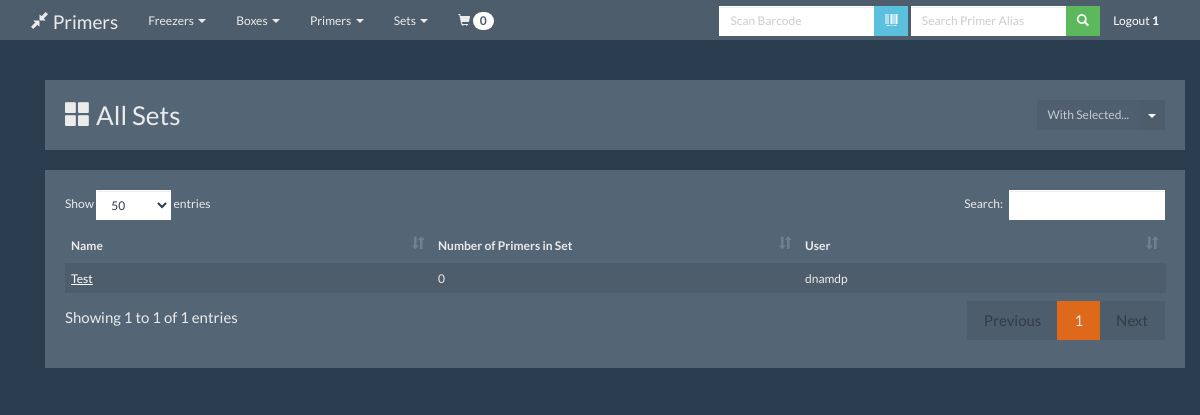
The app's page /set/view (signed in), older data.
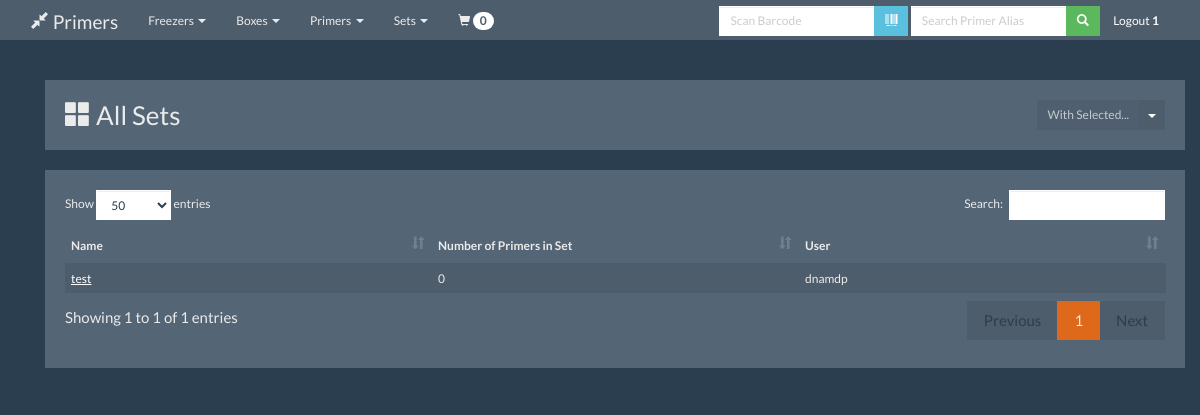
The same page, newer data.
### app/models.py (models this page shows, shortened)
class Sets(db.Model):
    id = db.Column(db.Integer, primary_key=True)
    name = db.Column(db.String(20), unique=False)
    date = db.Column(db.String(20), unique=False)
    user = db.Column(db.Integer, db.ForeignKey('users.id'), nullable=False)
    current = db.Column(db.Integer, unique=False)
    user_rel = db.relationship("Users", lazy='joined', foreign_keys=[user])
    def __repr__(self):
        return '<Set %r>' % (self.name)

class Users(db.Model):
    id = db.Column(db.Integer, primary_key=True)
    username = db.Column(db.String(20), unique=False)
    admin = db.Column(db.Integer)

### app/mod_set/views.py (the view)
@set.route('/view', methods=['GET', 'POST'])
@login_required
@admin_required
def view_sets(message=None,modifier=None):
    sets = s.query(Sets, func.count(SetMembers.id)).outerjoin(SetMembers).filter(Sets.current == 1).group_by(Sets).all()
    print sets
    return render_template('view_sets.html',sets=sets,message=message,modifier=modifier)

### app/mod_admin/queries.py (called while the page is built)
def get_user_id_by_username(s, username):
    user = s.query(Users).filter_by(username=username).values(Users.username, Users.id)
    for i in user:
        return i.id

def check_if_admin(s,username):
    user_id = get_user_id_by_username(s,username)
    query = s.query(Users).filter(Users.id == user_id).values(Users.admin)
    for i in query:
        if i.admin == 1:
            return True
        else:
            return False

### app/views.py (called while the page is built)
@login_manager.user_loader
def load_user(user_id):
    return User(user_id)

@app.context_processor
def get_cart_count():
    print session
    if 'cart' in session:
        if session["cart"] is not None:
            return dict(cart_count=len(session["cart"]))
        else:
            dict(cart_count=0)
    else:
        return dict(cart_count=0)

@app.context_processor
def logged_in():
    if current_user.is_authenticated:
        userid = current_user.id
        admin=check_if_admin(s,userid)
        return {'logged_in': True, 'userid': userid,'admin':admin}
    else:
        return {'logged_in': False}

### app/mod_set/templates/view_sets.html (shortened to what this page needs)
{% extends "layout.html" %}
{% block content %}
<div class="row">
    <div class="col-md-12">
        <div class="well bs-component">
            <div class="row">
                <div class="col-md-10">
                    <h3><span class="glyphicon glyphicon-th-large"></span> All Sets</h3></div>
                <div class="col-md-2 text-right">
                    <div class="btn-group">
                        <a href="#" class="btn btn-default btn-sm disabled">With Selected...</a>
                        <a href="#" class="btn btn-default btn-sm dropdown-toggle" data-toggle="dropdown"
                           aria-expanded="false"><span class="caret"></span></a>
                    </div>
                </div>
            </div>
        </div>
    </div>
</div>
</div>
<div class="row">
    <div class="col-md-12">
        <div class="well bs-component">
            <table id="primers" class="table table-striped">
                <thead>
                <tr>
                    <th>Name</th>
                    <th>Number of Primers in Set</th>
                    <th>User</th>
                </tr>
                </thead>
                {% for i in sets %}
                <tr>
                    <td><a href="detail/{{ i[0]['id'] }}">{{ i[0].name }}</a></td>
                    <td>{{ i[1] }}</a></td>
                    <td>{{ i[0].user_rel.username }}</a></td>
                </tr>
                {% endfor %}
            </table>
        </div>
    </div>
</div>
{% endblock %}

Row changes from the older to the newer data that the page shows:
changed Sets "dnamdp": name "Test" → "test"
